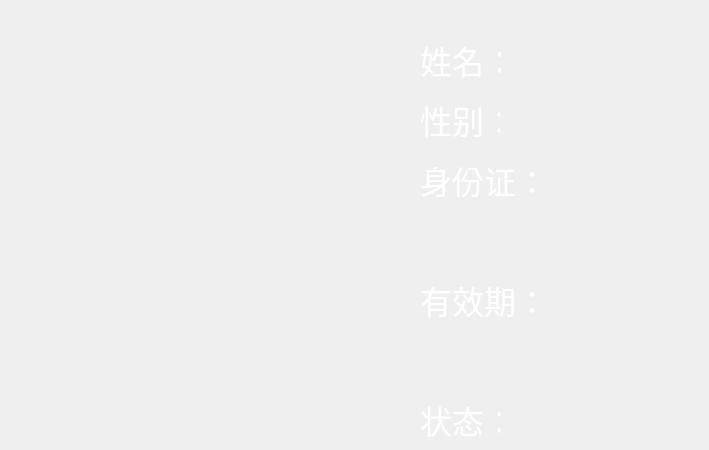
     <widget class="QWidget" name="page_vipcard">
      <widget class="QLabel" name="label">
       <property name="geometry">
        <rect>
         <x>420</x>
         <y>40</y>
         <width>81</width>
         <height>40</height>
        </rect>
       </property>
       <property name="font">
        <font>
         <pointsize>24</pointsize>
        </font>
       </property>
       <property name="styleSheet">
        <string notr="true">color: rgb(255, 255, 255);</string>
       </property>
       <property name="text">
        <string>姓名：</string>
       </property>
      </widget>
      <widget class="QLabel" name="label_name">
       <property name="geometry">
        <rect>
         <x>509</x>
         <y>40</y>
         <width>191</width>
         <height>40</height>
        </rect>
       </property>
       <property name="font">
        <font>
         <pointsize>24</pointsize>
        </font>
       </property>
       <property name="styleSheet">
        <string notr="true">color: rgb(255, 255, 255);</string>
       </property>
       <property name="text">
        <string/>
       </property>
      </widget>
      <widget class="QLabel" name="label_2">
       <property name="geometry">
        <rect>
         <x>420</x>
         <y>100</y>
         <width>80</width>
         <height>40</height>
        </rect>
       </property>
       <property name="font">
        <font>
         <pointsize>24</pointsize>
        </font>
       </property>
       <property name="styleSheet">
        <string notr="true">color: rgb(255, 255, 255);</string>
       </property>
       <property name="text">
        <string>性别：</string>
       </property>
      </widget>
      <widget class="QLabel" name="label_3">
       <property name="geometry">
        <rect>
         <x>420</x>
         <y>160</y>
         <width>120</width>
         <height>40</height>
        </rect>
       </property>
       <property name="font">
        <font>
         <pointsize>24</pointsize>
        </font>
       </property>
       <property name="styleSheet">
        <string notr="true">color: rgb(255, 255, 255);</string>
       </property>
       <property name="text">
        <string>身份证：</string>
       </property>
      </widget>
      <widget class="QLabel" name="label_idno">
       <property name="geometry">
        <rect>
         <x>420</x>
         <y>220</y>
         <width>280</width>
         <height>40</height>
        </rect>
       </property>
       <property name="font">
        <font>
         <pointsize>24</pointsize>
        </font>
       </property>
       <property name="styleSheet">
        <string notr="true">color: rgb(255, 255, 255);</string>
       </property>
       <property name="text">
        <string/>
       </property>
      </widget>
      <widget class="QLabel" name="label_5">
       <property name="geometry">
        <rect>
         <x>420</x>
         <y>280</y>
         <width>120</width>
         <height>40</height>
        </rect>
       </property>
       <property name="font">
        <font>
         <pointsize>24</pointsize>
        </font>
       </property>
       <property name="styleSheet">
        <string notr="true">color: rgb(255, 255, 255);</string>
       </property>
       <property name="text">
        <string>有效期：</string>
       </property>
      </widget>
      <widget class="QLabel" name="label_activedate">
       <property name="geometry">
        <rect>
         <x>420</x>
         <y>340</y>
         <width>280</width>
         <height>40</height>
        </rect>
       </property>
       <property name="font">
        <font>
         <pointsize>24</pointsize>
        </font>
       </property>
       <property name="styleSheet">
        <string notr="true">color: rgb(255, 255, 255);</string>
       </property>
       <property name="text">
        <string/>
       </property>
      </widget>
      <widget class="QLabel" name="label_7">
       <property name="geometry">
        <rect>
         <x>420</x>
         <y>400</y>
         <width>80</width>
         <height>40</height>
        </rect>
       </property>
       <property name="font">
        <font>
         <pointsize>24</pointsize>
        </font>
       </property>
       <property name="styleSheet">
        <string notr="true">color: rgb(255, 255, 255);</string>
       </property>
       <property name="text">
        <string>状态：</string>
       </property>
      </widget>
      <widget class="QLabel" name="label_sex">
       <property name="geometry">
        <rect>
         <x>509</x>
         <y>100</y>
         <width>191</width>
         <height>40</height>
        </rect>
       </property>
       <property name="font">
        <font>
         <pointsize>24</pointsize>
        </font>
       </property>
       <property name="styleSheet">
        <string notr="true">color: rgb(255, 255, 255);</string>
       </property>
       <property name="text">
        <string/>
       </property>
      </widget>
      <widget class="QLabel" name="label_status">
       <property name="geometry">
        <rect>
         <x>509</x>
         <y>400</y>
         <width>191</width>
         <height>40</height>
        </rect>
       </property>
       <property name="font">
        <font>
         <pointsize>24</pointsize>
        </font>
       </property>
       <property name="styleSheet">
        <string notr="true">color: rgb(255, 255, 255);</string>
       </property>
       <property name="text">
        <string/>
       </property>
      </widget>
      <widget class="QLabel" name="label_photo">
       <property name="geometry">
        <rect>
         <x>40</x>
         <y>30</y>
         <width>321</width>
         <height>411</height>
        </rect>
       </property>
       <property name="text">
        <string/>
       </property>
      </widget>
     </widget>
